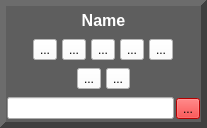
<?xml version="1.0" encoding="UTF-8"?>
<ui version="4.0">
 <class>WidgetAlgorithm</class>
 <widget class="QWidget" name="WidgetAlgorithm">
  <property name="geometry">
   <rect>
    <x>0</x>
    <y>0</y>
    <width>207</width>
    <height>128</height>
   </rect>
  </property>
  <property name="windowTitle">
   <string>Form</string>
  </property>
  <property name="styleSheet">
   <string notr="true"/>
  </property>
  <layout class="QVBoxLayout" name="verticalLayout">
   <property name="spacing">
    <number>0</number>
   </property>
   <property name="leftMargin">
    <number>0</number>
   </property>
   <property name="topMargin">
    <number>0</number>
   </property>
   <property name="rightMargin">
    <number>0</number>
   </property>
   <property name="bottomMargin">
    <number>0</number>
   </property>
   <item>
    <widget class="QFrame" name="frame_3">
     <property name="styleSheet">
      <string notr="true">QFrame{background-color: rgb(94, 94, 94); color:rgb(255,255,255);}
</string>
     </property>
     <property name="frameShape">
      <enum>QFrame::Panel</enum>
     </property>
     <property name="frameShadow">
      <enum>QFrame::Raised</enum>
     </property>
     <property name="lineWidth">
      <number>6</number>
     </property>
     <property name="midLineWidth">
      <number>0</number>
     </property>
     <layout class="QVBoxLayout" name="verticalLayout_3">
      <property name="spacing">
       <number>2</number>
      </property>
      <property name="leftMargin">
       <number>0</number>
      </property>
      <property name="topMargin">
       <number>0</number>
      </property>
      <property name="rightMargin">
       <number>0</number>
      </property>
      <property name="bottomMargin">
       <number>0</number>
      </property>
      <item>
       <widget class="QFrame" name="frame">
        <property name="styleSheet">
         <string notr="true">QFrame{ background-color:rgba(0,0,0,0)}</string>
        </property>
        <property name="frameShape">
         <enum>QFrame::NoFrame</enum>
        </property>
        <property name="frameShadow">
         <enum>QFrame::Plain</enum>
        </property>
        <property name="lineWidth">
         <number>0</number>
        </property>
        <layout class="QVBoxLayout" name="verticalLayout_2">
         <property name="spacing">
          <number>0</number>
         </property>
         <property name="leftMargin">
          <number>0</number>
         </property>
         <property name="topMargin">
          <number>0</number>
         </property>
         <property name="rightMargin">
          <number>0</number>
         </property>
         <property name="bottomMargin">
          <number>0</number>
         </property>
         <item>
          <widget class="QLabel" name="label_name">
           <property name="font">
            <font>
             <pointsize>12</pointsize>
             <weight>75</weight>
             <bold>true</bold>
            </font>
           </property>
           <property name="text">
            <string>Name</string>
           </property>
           <property name="alignment">
            <set>Qt::AlignCenter</set>
           </property>
          </widget>
         </item>
        </layout>
       </widget>
      </item>
      <item>
       <widget class="QFrame" name="frame_2">
        <property name="styleSheet">
         <string notr="true">QFrame{ background-color:rgba(0,0,0,0)}</string>
        </property>
        <property name="frameShape">
         <enum>QFrame::NoFrame</enum>
        </property>
        <property name="frameShadow">
         <enum>QFrame::Raised</enum>
        </property>
        <layout class="QHBoxLayout" name="horizontalLayout">
         <property name="spacing">
          <number>5</number>
         </property>
         <property name="leftMargin">
          <number>0</number>
         </property>
         <property name="topMargin">
          <number>0</number>
         </property>
         <property name="rightMargin">
          <number>0</number>
         </property>
         <property name="bottomMargin">
          <number>0</number>
         </property>
         <item>
          <spacer name="horizontalSpacer">
           <property name="orientation">
            <enum>Qt::Horizontal</enum>
           </property>
           <property name="sizeHint" stdset="0">
            <size>
             <width>40</width>
             <height>20</height>
            </size>
           </property>
          </spacer>
         </item>
         <item>
          <widget class="QToolButton" name="toolButton_loadData">
           <property name="toolTip">
            <string>Load Training Data</string>
           </property>
           <property name="styleSheet">
            <string notr="true">QToolButton{ background-color:#ffffff}</string>
           </property>
           <property name="text">
            <string>...</string>
           </property>
           <property name="icon">
            <iconset resource="../Images.qrc">
             <normaloff>:/Images/load.png</normaloff>:/Images/load.png</iconset>
           </property>
           <property name="iconSize">
            <size>
             <width>25</width>
             <height>25</height>
            </size>
           </property>
          </widget>
         </item>
         <item>
          <widget class="QToolButton" name="toolButton_visual">
           <property name="toolTip">
            <string>Plot Data</string>
           </property>
           <property name="styleSheet">
            <string notr="true">QToolButton{ background-color:#ffffff}</string>
           </property>
           <property name="text">
            <string>...</string>
           </property>
           <property name="icon">
            <iconset resource="../Images.qrc">
             <normaloff>:/Images/plot.png</normaloff>:/Images/plot.png</iconset>
           </property>
           <property name="iconSize">
            <size>
             <width>25</width>
             <height>25</height>
            </size>
           </property>
          </widget>
         </item>
         <item>
          <widget class="QToolButton" name="toolButton_editParams">
           <property name="toolTip">
            <string>Edit Model Parameters</string>
           </property>
           <property name="styleSheet">
            <string notr="true">QToolButton{ background-color:#ffffff}</string>
           </property>
           <property name="text">
            <string>...</string>
           </property>
           <property name="icon">
            <iconset resource="../Images.qrc">
             <normaloff>:/Images/edit.png</normaloff>:/Images/edit.png</iconset>
           </property>
           <property name="iconSize">
            <size>
             <width>25</width>
             <height>25</height>
            </size>
           </property>
          </widget>
         </item>
         <item>
          <widget class="QToolButton" name="toolButton_trainModel">
           <property name="toolTip">
            <string>Train Model</string>
           </property>
           <property name="styleSheet">
            <string notr="true">QToolButton{ background-color:#ffffff}</string>
           </property>
           <property name="text">
            <string>...</string>
           </property>
           <property name="icon">
            <iconset resource="../Images.qrc">
             <normaloff>:/Images/run.png</normaloff>:/Images/run.png</iconset>
           </property>
           <property name="iconSize">
            <size>
             <width>25</width>
             <height>25</height>
            </size>
           </property>
          </widget>
         </item>
         <item>
          <widget class="QToolButton" name="toolButton_saveModel">
           <property name="toolTip">
            <string>Save Model</string>
           </property>
           <property name="styleSheet">
            <string notr="true">QToolButton{ background-color:#ffffff}</string>
           </property>
           <property name="text">
            <string>...</string>
           </property>
           <property name="icon">
            <iconset resource="../Images.qrc">
             <normaloff>:/Images/save.png</normaloff>:/Images/save.png</iconset>
           </property>
           <property name="iconSize">
            <size>
             <width>25</width>
             <height>25</height>
            </size>
           </property>
          </widget>
         </item>
         <item>
          <spacer name="horizontalSpacer_2">
           <property name="orientation">
            <enum>Qt::Horizontal</enum>
           </property>
           <property name="sizeHint" stdset="0">
            <size>
             <width>40</width>
             <height>20</height>
            </size>
           </property>
          </spacer>
         </item>
        </layout>
       </widget>
      </item>
      <item>
       <widget class="QFrame" name="frame_4">
        <property name="styleSheet">
         <string notr="true">QFrame{ background-color:rgba(0,0,0,0)}</string>
        </property>
        <property name="frameShape">
         <enum>QFrame::StyledPanel</enum>
        </property>
        <property name="frameShadow">
         <enum>QFrame::Raised</enum>
        </property>
        <layout class="QHBoxLayout" name="horizontalLayout_2">
         <property name="spacing">
          <number>5</number>
         </property>
         <property name="leftMargin">
          <number>0</number>
         </property>
         <property name="topMargin">
          <number>0</number>
         </property>
         <property name="rightMargin">
          <number>0</number>
         </property>
         <property name="bottomMargin">
          <number>0</number>
         </property>
         <item>
          <spacer name="horizontalSpacer_3">
           <property name="orientation">
            <enum>Qt::Horizontal</enum>
           </property>
           <property name="sizeHint" stdset="0">
            <size>
             <width>40</width>
             <height>20</height>
            </size>
           </property>
          </spacer>
         </item>
         <item>
          <widget class="QToolButton" name="toolButton_loadModel">
           <property name="toolTip">
            <string>Load Model</string>
           </property>
           <property name="styleSheet">
            <string notr="true">QToolButton{ background-color:#ffffff}</string>
           </property>
           <property name="text">
            <string>...</string>
           </property>
           <property name="icon">
            <iconset resource="../Images.qrc">
             <normaloff>:/Images/upload.png</normaloff>:/Images/upload.png</iconset>
           </property>
           <property name="iconSize">
            <size>
             <width>25</width>
             <height>25</height>
            </size>
           </property>
          </widget>
         </item>
         <item>
          <widget class="QToolButton" name="toolButton_Predict">
           <property name="enabled">
            <bool>true</bool>
           </property>
           <property name="toolTip">
            <string>Predict</string>
           </property>
           <property name="styleSheet">
            <string notr="true">QToolButton{ background-color:#ffffff}</string>
           </property>
           <property name="text">
            <string>...</string>
           </property>
           <property name="icon">
            <iconset resource="../Images.qrc">
             <normaloff>:/Images/test.png</normaloff>:/Images/test.png</iconset>
           </property>
           <property name="iconSize">
            <size>
             <width>25</width>
             <height>25</height>
            </size>
           </property>
           <property name="checkable">
            <bool>false</bool>
           </property>
          </widget>
         </item>
         <item>
          <spacer name="horizontalSpacer_4">
           <property name="orientation">
            <enum>Qt::Horizontal</enum>
           </property>
           <property name="sizeHint" stdset="0">
            <size>
             <width>40</width>
             <height>20</height>
            </size>
           </property>
          </spacer>
         </item>
        </layout>
       </widget>
      </item>
      <item>
       <widget class="QFrame" name="frame_5">
        <property name="styleSheet">
         <string notr="true">QFrame{ background-color:rgba(0,0,0,0)}</string>
        </property>
        <property name="frameShape">
         <enum>QFrame::StyledPanel</enum>
        </property>
        <property name="frameShadow">
         <enum>QFrame::Raised</enum>
        </property>
        <layout class="QHBoxLayout" name="horizontalLayout_3">
         <property name="spacing">
          <number>2</number>
         </property>
         <property name="leftMargin">
          <number>0</number>
         </property>
         <property name="topMargin">
          <number>0</number>
         </property>
         <property name="rightMargin">
          <number>0</number>
         </property>
         <property name="bottomMargin">
          <number>0</number>
         </property>
         <item>
          <widget class="QProgressBar" name="progressBar_progress">
           <property name="styleSheet">
            <string notr="true">QProgressBar{color:rgb(255,255,255);}</string>
           </property>
           <property name="value">
            <number>0</number>
           </property>
          </widget>
         </item>
         <item>
          <widget class="QToolButton" name="toolButton_abort">
           <property name="toolTip">
            <string>Abort</string>
           </property>
           <property name="styleSheet">
            <string notr="true">QToolButton{ background-color:rgb(255, 0, 0)}</string>
           </property>
           <property name="text">
            <string>...</string>
           </property>
           <property name="icon">
            <iconset resource="../Images.qrc">
             <normaloff>:/Images/stop.png</normaloff>:/Images/stop.png</iconset>
           </property>
          </widget>
         </item>
        </layout>
       </widget>
      </item>
     </layout>
    </widget>
   </item>
  </layout>
 </widget>
 <resources>
  <include location="../Images.qrc"/>
 </resources>
 <connections/>
</ui>
